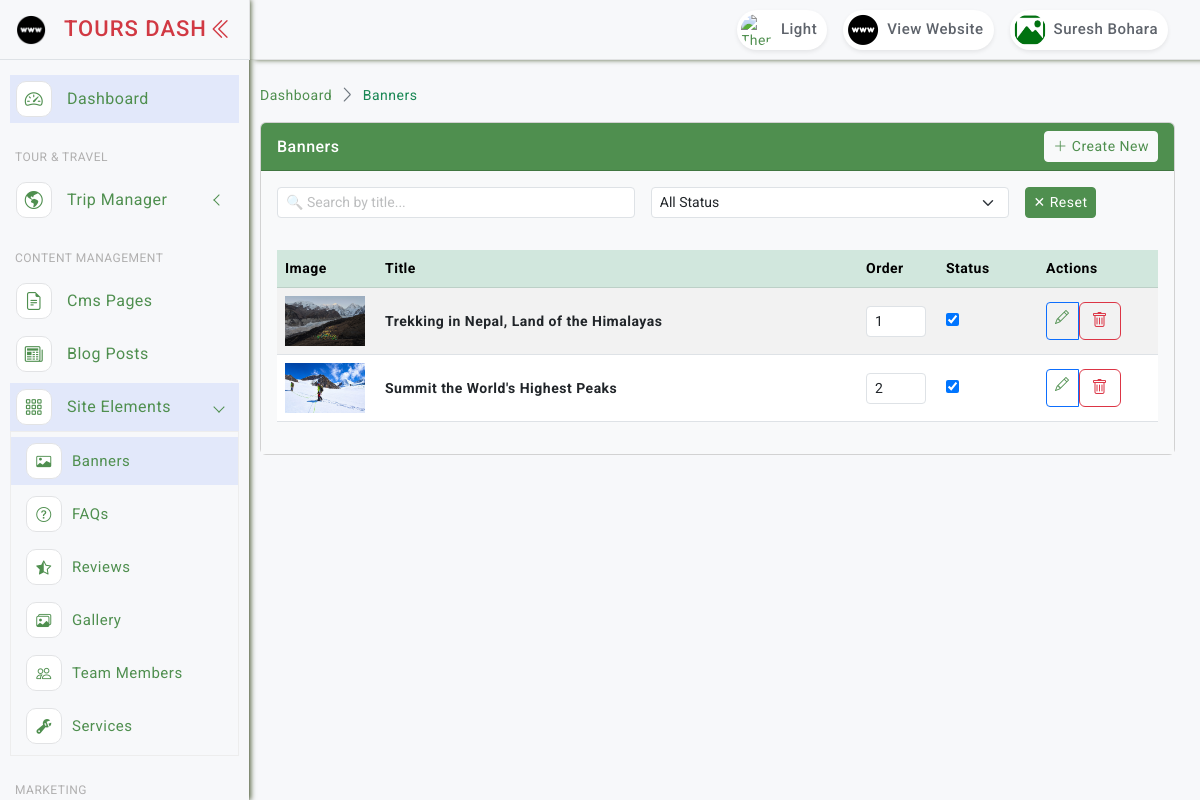
The page /banners/ (signed in) on the database its author committed.
### accounts/models.py (models this page shows, shortened)
class AdminUser(AbstractBaseUser, PermissionsMixin):
    name = models.CharField(max_length=255)
    email = models.EmailField(unique=True)
    mobile = models.CharField(max_length=20, blank=True, null=True)
    address = models.TextField(blank=True, null=True)
    gender = models.CharField(max_length=20, blank=True, null=True)
    details = models.TextField(blank=True, null=True)
    image = models.ImageField(upload_to='admin_profiles/', null=True, blank=True, default='noimage.png')
    status = models.BooleanField(default=True)
    last_login_at = models.DateTimeField(null=True, blank=True)
    created_at = models.DateTimeField(auto_now_add=True)
    updated_at = models.DateTimeField(auto_now=True)
    is_active = models.BooleanField(default=True)
    is_staff = models.BooleanField(default=False)
    objects = AdminUserManager()
    USERNAME_FIELD = 'email'
    REQUIRED_FIELDS = ['name']
    @property
    def image_url(self):
        if self.image and str(self.image) != 'noimage.png':
            return self.image.url
        return '/static/asset/images/noimage.png'

### banners/models.py (models this page shows, shortened)
class Banner(models.Model):
    title = models.CharField(max_length=255)
    subtitle = models.CharField(max_length=255, blank=True, null=True)
    image = models.ImageField(upload_to='banners/', blank=True, null=True)
    description = models.TextField(blank=True, null=True)
    order_level = models.IntegerField(default=0)
    status = models.BooleanField(default=True)
    created_at = models.DateTimeField(auto_now_add=True)
    updated_at = models.DateTimeField(auto_now=True)
    objects = BannerManager()
    class Meta:
        ordering = ['order_level', '-created_at']
        indexes = [
            models.Index(fields=['status', 'order_level', 'created_at']),
        ]
    @property
    def image_url(self):
        if self.image and hasattr(self.image, 'url'):
            return self.image.url
        return '/static/asset/images/noimage.png'

### banners/views.py (the view)
# urls.py: path('', views.banner_list, name='banner_list'),
@login_required
def banner_list(request):
    banners = Banner.objects.all()
    title = request.GET.get('title')
    status = request.GET.get('status')
    if title: banners = banners.filter(title__icontains=title)
    if status in ['0', '1']: banners = banners.filter(status=bool(int(status)))
    return render(request, 'admin/banners/index.html', {'banners': banners, 'filters': request.GET})

### core/context_processors.py (called while the page is built)
def global_settings(request):
    setting = SiteSetting.get_instance()
    footer_categories = Category.objects.filter(
        parent__isnull=True,
        status=True
    ).prefetch_related('children').order_by('order_level')[:4]
    footer_pages = Page.objects.filter(status=True).order_by('order_level')[:4]
    footer_experts = Team.objects.filter(status=True).order_by('order_level')[:4]
    trekking_regions = Category.objects.filter(parent__slug='trekking', status=True).order_by('order_level')[:4]
    return {
        'setting': setting,
        'global_categories': footer_categories,
        'global_pages': footer_pages,
        'footer_experts': footer_experts,
        'trekking_regions': trekking_regions,
    }

### templates/admin/banners/index.html (shortened to what this page needs)
{% extends "layouts/base.html" %}
{% load static %}
{% block content %}
<div class="page-breadcrumb d-none d-sm-flex align-items-center mb-3">
    <nav aria-label="breadcrumb">
        <ol class="breadcrumb mb-0 p-0">
            <li class="breadcrumb-item"><a href="{% url 'core:dashboard' %}">Dashboard</a></li>
            <li class="breadcrumb-item active">Banners</li>
        </ol>
    </nav>
</div>
<div class="card mb-4">
    <div class="card-header bg-custom text-white d-flex align-items-center justify-content-between py-2">
        <h6 class="mb-0"> Banners</h6>
        <a href="{% url 'banners:banner_create' %}" class="btn btn-light btn-sm"><i class="bi bi-plus-lg"></i> Create New</a>
    </div>
    <div class="card-body bg-light p-3">
        <div class="row mb-3">{% include 'admin/banners/search.html' %}</div>
        <div class="row">{% include 'admin/banners/table.html' %}</div>
    </div>
</div>
{% endblock %}

### templates/includes/admin/header.html (shortened to what this page needs)
{% load static %}
<header class="top-header">
    <nav class="navbar navbar-expand">
        <div class="top-navbar-right ms-3 ms-auto">
            <ul class="navbar-nav align-items-center">
                <li class="nav-item">
                    <a id="darkModeButton" class="nav-link" href="javascript:void(0);" aria-label="Toggle Dark Mode">
                        <div class="user-setting d-flex align-items-center gap-1">
                            <img id="moonIcon" src="{% static 'asset/images/moon_light.png' %}" class="user-img" alt="Theme">
                            <div class="user-name d-none d-sm-block">Light</div>
                        </div>
                    </a>
                </li>
                <li class="nav-item">
                    <a class="nav-link" href="/" target="_blank">
                        <div class="user-setting d-flex align-items-center gap-1">
                            <img src="{% static 'asset/images/website.png' %}" class="user-img" alt="Website">
                            <div class="user-name d-none d-sm-block">View Website</div>
                        </div>
                    </a>
                </li>
                <li class="nav-item dropdown dropdown-large">
                    <a class="nav-link dropdown-toggle dropdown-toggle-nocaret" href="#" data-bs-toggle="dropdown" aria-expanded="false">
                        <div class="user-setting d-flex align-items-center gap-1">
                            <img src="{{ request.user.image_url }}" class="user-img" alt="User">
                            <div class="user-name d-none d-sm-block">{{ request.user.name|default:"Admin" }}</div>
                        </div>
                    </a>
                </li>
            </ul>
        </div>
    </nav>
</header>

### templates/admin/banners/table.html (shortened to what this page needs)
<div class="col-12">
    <div class="table-responsive">
        <table class="table table-hover table-striped align-middle">
            <thead class="table-success">
                <tr>
                    <th width="100">Image</th>
                    <th>Title</th>
                    <th width="80">Order</th>
                    <th width="100">Status</th>
                    <th width="120">Actions</th>
                </tr>
            </thead>
            <tbody>
                {% for banner in banners %}
                <tr>
                    <td><img src="{{ banner.image_url }}" width="80" height="50" style="object-fit: cover;"></td>
                    <td><strong>{{ banner.title }}</strong></td>
                    <td>
                        <input type="number" name="order_level" value="{{ banner.order_level }}" data-id="{{ banner.id }}" data-original="{{ banner.order_level }}" class="form-control form-control-sm order-level-input" style="width: 60px;">
                    </td>
                    <td>
                        <form class="status-form" data-id="{{ banner.id }}">
                            <input type="checkbox" {% if banner.status %}checked{% endif %} data-toggle="toggle" data-onstyle="success" data-offstyle="danger" data-size="sm">
                        </form>
                    </td>
                    <td>
                        <div class="btn-group btn-group-sm">
                            <a href="{% url 'banners:banner_update' banner.id %}" class="btn btn-outline-primary"><i class="bi bi-pencil"></i></a>
                            <form action="{% url 'banners:banner_delete' banner.id %}" method="POST" id="deleteForm{{ banner.id }}" style="display:inline;">
                                <button type="button" class="btn btn-outline-danger" onclick="confirmDelete(event, 'deleteForm{{ banner.id }}')"><i class="bi bi-trash"></i></button>
                            </form>
                        </div>
                    </td>
                </tr>
                {% empty %}
                <tr><td colspan="6" class="text-center py-4 text-muted">No banners found</td></tr>
                {% endfor %}
            </tbody>
        </table>
    </div>
</div>

### static/asset/css/style.css (style rules this page uses)
body { font-size: 14px; color: #4c5258; letter-spacing: .5px; font-family: Roboto, sans-serif; background-color: #f7f8fa; overflow-x: hidden; }
a { text-decoration: none; }
::placeholder { opacity: 0.4 !important; }
.top-header .navbar { box-shadow: 5px 0 5px rgb(93 105 72); position: fixed; top: 0; left: 250px; right: 0; background-color: #f7f8fa; border-bottom: 1px solid #e2e3e4; background-clip: padding-box; height: 60px; z-index: 10; padding: 0 1.5rem; transition: all .2s; }
.top-header .navbar .user-setting { height: 40px; border-radius: 30px; background-color: #fff; box-shadow: 0 0.125rem 0.25rem rgb(0 0 0 / 8%); }
.dropdown-toggle-nocaret:after { display: none }
.top-header .navbar .dropdown-large { position: relative }
.top-header .navbar .user-img { width: 40px; height: 40px; padding: 4px; border-radius: 50%; }
.top-header .navbar .user-name { font-size: 15px; color: #5e636b; font-weight: 500; padding-right: 10px; }
.table-responsive { white-space: nowrap; }
.page-breadcrumb .breadcrumb-item+.breadcrumb-item::before { display: inline-block; padding-right: .5rem; color: #6c757d; font-family: LineIcons; content: "\ea5c"; }
.page-breadcrumb .breadcrumb li.breadcrumb-item { font-size: 15spx; }
.breadcrumb-item.active { color: #198754!important; }
.bg-custom { background-color: #4f8f4f; }

### static/asset/css/custom.css (style rules this page uses)
a { color: #4f8f4f!important; }
.card-header { border-radius: none!important; }

### static/asset/css/dark-theme.css (style rules this page uses)
html.dark-theme .menu-title,a { color: #ffffff; }

### rows shown on the page
AdminUser: user.image_url (placeholder picture), user.name "Suresh Bohara"
Banner: image_url (picture), title "Trekking in Nepal, Land of the Himalayas", order_level "1", status "☑"
Banner: image_url (picture), title "Summit the World's Highest Peaks", order_level "2", status "☑"
